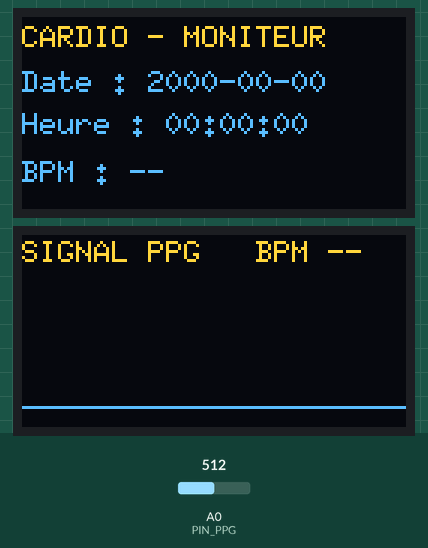
A sketch run on a simulated Arduino Uno, built with avr-gcc and run on an emulated ATmega328P. Shown: 2 × 128×64 one-colour display. The test bench sets the inputs (shaded band); at power-on: A0 (PIN_PPG) = 512. The OLED is the two-colour kind (top 16 rows yellow); the local clock reads 2024-03-15 10:24:30 at power-on unless the sketch sets it; what the sketch prints to the serial monitor is not drawn.

Above: at 1.0 s.
At 7.9 s:
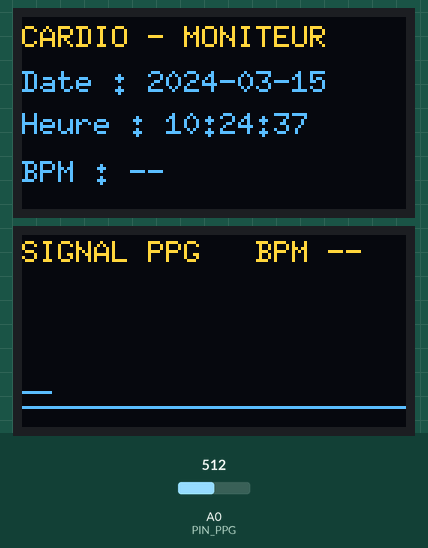
At 11.8 s:
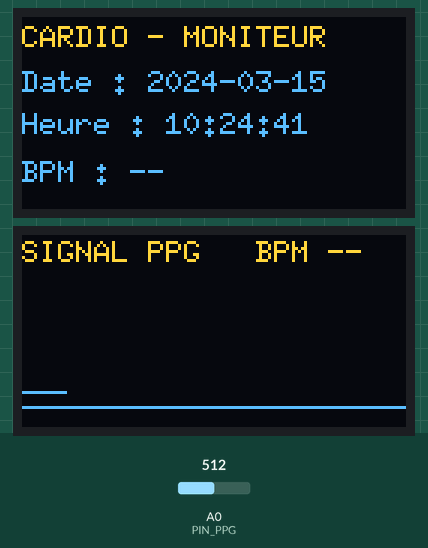
At 19.0 s:
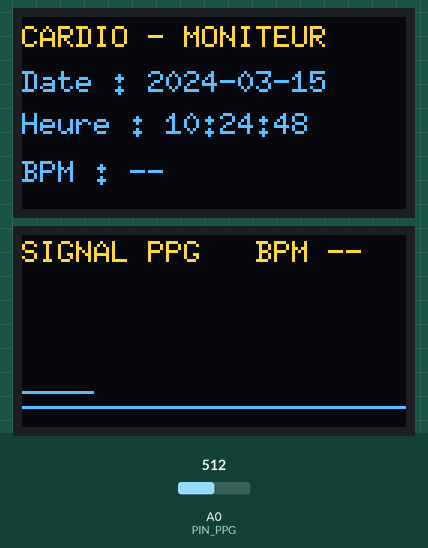
At 27.9 s:
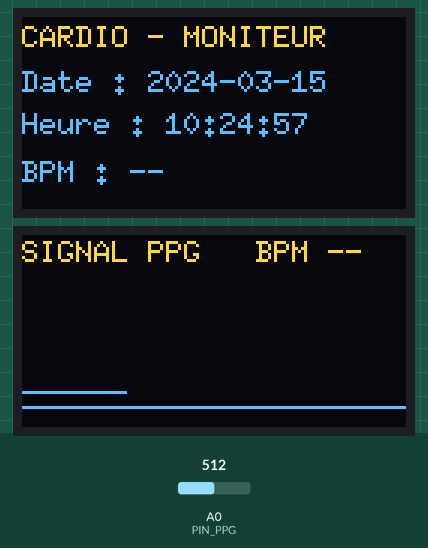
At 37.0 s:
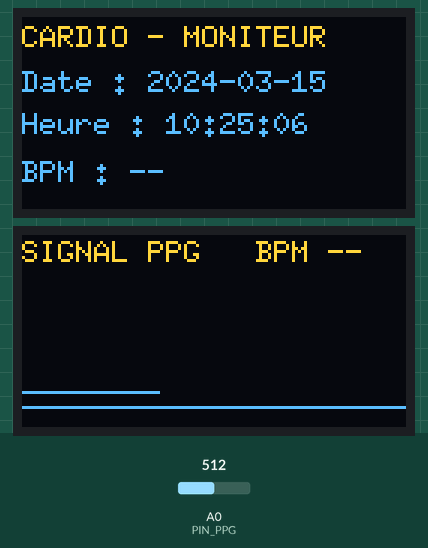

The sketch:

Code_v1.ino
```cpp
#include <Wire.h>
#include <U8g2lib.h>
#include <Ds1302.h>
#include <math.h>

// =========================
// Broches
// =========================
const byte PIN_PPG = A0;

const byte PIN_RTC_RST = 5;
const byte PIN_RTC_CLK = 6;
const byte PIN_RTC_DAT = 7;

// =========================
// RTC DS1302
// =========================
Ds1302 rtc(PIN_RTC_RST, PIN_RTC_CLK, PIN_RTC_DAT);

// =========================
// OLED
// OLED 1 : I2C matériel
// OLED 2 : I2C logiciel
// =========================
U8G2_SSD1306_128X64_NONAME_1_HW_I2C oled1(
  U8G2_R0,
  U8X8_PIN_NONE
);

U8G2_SSD1306_128X64_NONAME_1_SW_I2C oled2(
  U8G2_R0,
  8,                 // SCL sur D8
  9,                 // SDA sur D9
  U8X8_PIN_NONE
);

// =========================
// Variables PPG
// =========================
float signalLisse = 0;
float ligneBase = 0;
float enveloppe = 0;

bool signalAuDessus = false;

unsigned long dernierBattement = 0;
unsigned long debutMesure = 0;

float bpm = 0;

// Intervalles entre battements
unsigned long intervalles[5] = {0, 0, 0, 0, 0};
byte nombreIntervalles = 0;

// Courbe PPG
uint16_t courbe[128];
byte positionCourbe = 0;
byte nombrePoints = 0;

// Temporisations
unsigned long dernierEchantillon = 0;
unsigned long dernierAffichage = 0;
unsigned long derniereLectureRTC = 0;

// Dernière date/heure connue
Ds1302::DateTime maintenant;

// =========================
// Fonctions d'affichage
// =========================
void afficherDeuxChiffres(byte valeur) {
  if (valeur < 10) {
    Serial.print('0');
  }
  Serial.print(valeur);
}

void afficherBpmOLED1() {
  if (bpm >= 40 && bpm <= 180) {
    oled1.print("BPM : ");
    oled1.print((int)(bpm + 0.5));
  } else {
    oled1.print("BPM : --");
  }
}

void afficherBpmOLED2() {
  if (bpm >= 40 && bpm <= 180) {
    oled2.print("BPM ");
    oled2.print((int)(bpm + 0.5));
  } else {
    oled2.print("BPM --");
  }
}

// =========================
// Détection du rythme
// =========================
void traiterSignalPPG(uint16_t valeurBrute) {
  if (debutMesure == 0) {
    debutMesure = millis();
    signalLisse = valeurBrute;
    ligneBase = valeurBrute;
  }

  // Filtre passe-bas simple
  signalLisse = 0.75 * signalLisse + 0.25 * valeurBrute;

  // Suivi lent de la ligne de base
  ligneBase = 0.99 * ligneBase + 0.01 * signalLisse;

  // Composante pulsatile
  float composanteAC = signalLisse - ligneBase;

  // Estimation de l'amplitude du signal
  enveloppe = 0.95 * enveloppe + 0.05 * fabs(composanteAC);

  // Seuil adaptatif
  float seuil = enveloppe * 0.55;

  if (seuil < 18) {
    seuil = 18;
  }

  bool auDessus = composanteAC > seuil;
  unsigned long maintenantMillis = millis();

  // Détection d'un front montant
  if (auDessus && !signalAuDessus) {
    unsigned long tempsDepuisDernierBattement =
      maintenantMillis - dernierBattement;

    // Temps réfractaire pour éviter les doubles détections
    if (dernierBattement == 0 || tempsDepuisDernierBattement > 350) {

      if (dernierBattement != 0 &&
          tempsDepuisDernierBattement >= 400 &&
          tempsDepuisDernierBattement <= 1500) {

        intervalles[nombreIntervalles % 5] =
          tempsDepuisDernierBattement;

        if (nombreIntervalles < 5) {
          nombreIntervalles++;
        }

        unsigned long somme = 0;

        for (byte i = 0; i < nombreIntervalles; i++) {
          somme += intervalles[i];
        }

        float intervalleMoyen =
          (float)somme / nombreIntervalles;

        bpm = 60000.0 / intervalleMoyen;
      }

      dernierBattement = maintenantMillis;
    }
  }

  signalAuDessus = auDessus;

  // Enregistrement de la courbe
  courbe[positionCourbe] = valeurBrute;
  positionCourbe++;

  if (positionCourbe >= 128) {
    positionCourbe = 0;
  }

  if (nombrePoints < 128) {
    nombrePoints++;
  }
}

// =========================
// Affichage OLED 1
// =========================
void afficherOLED1() {
  oled1.firstPage();

  do {
    oled1.setFont(u8g2_font_6x10_tf);

    oled1.drawStr(0, 10, "CARDIO - MONITEUR");

    oled1.setCursor(0, 25);
    oled1.print("Date : 20");

    if (maintenant.year < 10) {
      oled1.print('0');
    }
    oled1.print(maintenant.year);

    oled1.print("-");
    if (maintenant.month < 10) {
      oled1.print('0');
    }
    oled1.print(maintenant.month);

    oled1.print("-");
    if (maintenant.day < 10) {
      oled1.print('0');
    }
    oled1.print(maintenant.day);

    oled1.setCursor(0, 39);
    oled1.print("Heure : ");

    if (maintenant.hour < 10) {
      oled1.print('0');
    }
    oled1.print(maintenant.hour);
    oled1.print(":");

    if (maintenant.minute < 10) {
      oled1.print('0');
    }
    oled1.print(maintenant.minute);
    oled1.print(":");

    if (maintenant.second < 10) {
      oled1.print('0');
    }
    oled1.print(maintenant.second);

    oled1.setCursor(0, 55);
    afficherBpmOLED1();

  } while (oled1.nextPage());
}

// =========================
// Affichage OLED 2
// =========================
void afficherOLED2() {
  oled2.firstPage();

  do {
    oled2.setFont(u8g2_font_6x10_tf);

    oled2.drawStr(0, 9, "SIGNAL PPG");

    oled2.setCursor(78, 9);
    afficherBpmOLED2();

    // Ligne horizontale de référence
    oled2.drawLine(0, 57, 127, 57);

    if (nombrePoints >= 2) {
      uint16_t minimum = 1023;
      uint16_t maximum = 0;

      for (byte i = 0; i < nombrePoints; i++) {
        byte index = (positionCourbe + i) % 128;

        if (courbe[index] < minimum) {
          minimum = courbe[index];
        }

        if (courbe[index] > maximum) {
          maximum = courbe[index];
        }
      }

      if (maximum - minimum < 10) {
        maximum = minimum + 10;
      }

      for (byte x = 1; x < nombrePoints && x < 128; x++) {
        byte index1 = (positionCourbe + x - 1) % 128;
        byte index2 = (positionCourbe + x) % 128;

        int y1 = map(courbe[index1], minimum, maximum, 52, 14);
        int y2 = map(courbe[index2], minimum, maximum, 52, 14);

        oled2.drawLine(x - 1, y1, x, y2);
      }
    }

  } while (oled2.nextPage());
}

// =========================
// Affichage série
// =========================
void afficherSerial() {
  Serial.print("20");

  if (maintenant.year < 10) {
    Serial.print('0');
  }
  Serial.print(maintenant.year);

  Serial.print("-");

  if (maintenant.month < 10) {
    Serial.print('0');
  }
  Serial.print(maintenant.month);

  Serial.print("-");

  if (maintenant.day < 10) {
    Serial.print('0');
  }
  Serial.print(maintenant.day);

  Serial.print(" ");

  if (maintenant.hour < 10) {
    Serial.print('0');
  }
  Serial.print(maintenant.hour);

  Serial.print(":");

  if (maintenant.minute < 10) {
    Serial.print('0');
  }
  Serial.print(maintenant.minute);

  Serial.print(":");

  if (maintenant.second < 10) {
    Serial.print('0');
  }
  Serial.print(maintenant.second);

  Serial.print(" | BPM : ");

  if (bpm >= 40 && bpm <= 180) {
    Serial.println((int)(bpm + 0.5));
  } else {
    Serial.println("--");
  }
}

// =========================
// Initialisation
// =========================
void setup() {
  Serial.begin(9600);

  pinMode(PIN_PPG, INPUT);

  // Initialisation RTC
  rtc.init();

  // Initialisation des deux bus OLED
  Wire.begin();
  Wire.setClock(100000);

  oled1.setI2CAddress(0x3C * 2);
  oled1.begin();

  oled2.setI2CAddress(0x3C * 2);
  oled2.begin();

  oled1.setContrast(180);
  oled2.setContrast(180);

  oled1.clearBuffer();
  oled1.sendBuffer();

  oled2.clearBuffer();
  oled2.sendBuffer();

  // Initialisation de la courbe
  for (byte i = 0; i < 128; i++) {
    courbe[i] = 512;
  }

  Serial.println("Systeme cardio initialise");
  Serial.println("WPSE340 : A0");
  Serial.println("RTC : RST D5 | CLK D6 | DAT D7");
  Serial.println("OLED 1 : SDA A4 | SCL A5");
  Serial.println("OLED 2 : SDA D9 | SCL D8");
}

// =========================
// Boucle principale
// =========================
void loop() {
  unsigned long tempsActuel = millis();

  // Lecture du capteur toutes les 20 ms
  if (tempsActuel - dernierEchantillon >= 20) {
    dernierEchantillon = tempsActuel;

    uint16_t valeurPPG = analogRead(PIN_PPG);
    traiterSignalPPG(valeurPPG);
  }

  // Lecture RTC deux fois par seconde
  if (tempsActuel - derniereLectureRTC >= 500) {
    derniereLectureRTC = tempsActuel;

    rtc.getDateTime(&maintenant);
  }

  // Rafraîchissement des écrans toutes les 100 ms
  if (tempsActuel - dernierAffichage >= 100) {
    dernierAffichage = tempsActuel;

    afficherOLED1();
    afficherOLED2();

    afficherSerial();
  }
}
```

Measured:
- what the display in image 0 shows lasts 0.6 s, from 0.9 s to 1.5 s
